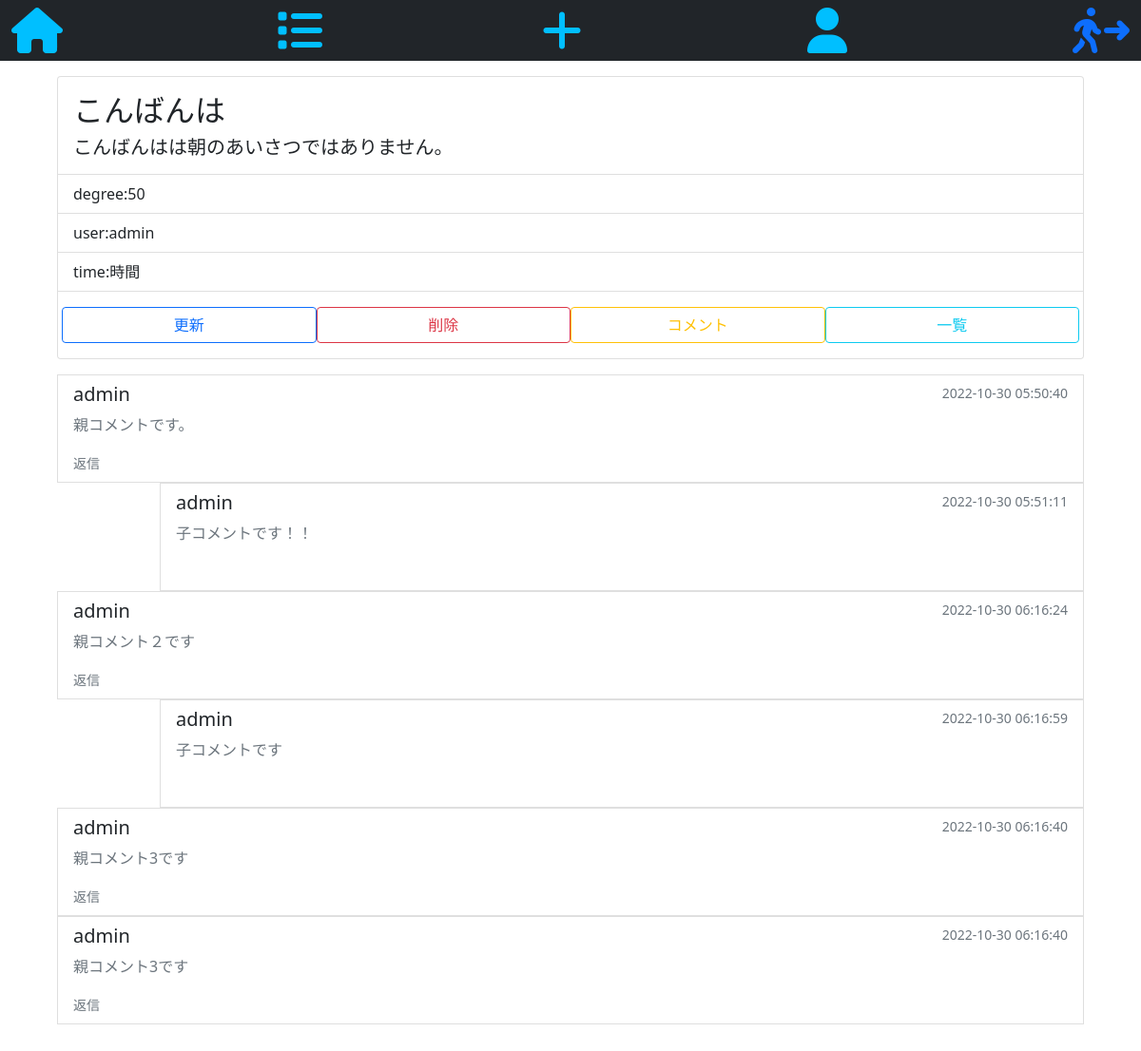
Page /detail/2/ (signed in) on the committed database.
### app/models.py (models this page shows, shortened)
class App(models.Model):
    title=models.CharField(max_length=100)
    text=models.TextField()
    degree=models.CharField(
        max_length=100,
        choices=(('0','0%'),('10','10%'),("20","20%"),("30","30%"),
        ("40","40%"),("50","50%"),("60","60%"),("70","70%"),("80","80%"),
        ("90","90%"),("100","100%"),("120","limit-break"),),
        null=True,
    )
    user=models.ForeignKey('auth.User',on_delete=models.CASCADE)

class Comment(models.Model):
    text=models.TextField()
    target=models.ForeignKey('App',on_delete=models.CASCADE,verbose_name='対象記事')
    created_at=models.DateTimeField('CreatedDate',auto_now=True)
    username=models.ForeignKey('auth.User',on_delete=models.CASCADE,verbose_name='ユーザー名')
    parent=models.ForeignKey('self',verbose_name='parent',null=True,blank=True,on_delete=models.CASCADE)

### app/views.py (the view)
# urls.py: path('detail/<int:pk>/',views.AppDetail.as_view(),name='app-detail'),
class AppDetail(LoginRequiredMixin,DetailView):
    template_name='app/app_detail.html'
    model=App
    def get_context_data(self,**kwargs):
        context=super().get_context_data(**kwargs)
        context['parent_list']=self.object.comment_set.filter(parent__isnull=True)
        return context

### app/templates/app/app_detail.html (shortened to what this page needs)
{% extends 'base.html' %}
{% block body %}
<div class="card my-3 mx-auto" style="width:90%">
    <div class="card-body">
      <h2 class="card-title">{{object.title}}</h2>
      <h5 class="card-text">{{object.text}}</5>
    </div>
    <ul class="list-group list-group-flush">
      <li class="list-group-item">degree:{{object.degree}}</li>
      <li class="list-group-item">user:{{object.user}}</li>
      <li class="list-group-item">time:時間</li>
    </ul>
    <div class="card-body row">
      {% if request.user == object.user%}
        <a href="{% url 'app:app-update' object.pk %}" class="btn btn-outline-primary float-right col-3 mx-auto">更新</a>
        <a href="{% url 'app:app-delete' object.pk %}" class="btn btn-outline-danger float-right col-3 mx-auto">削除</a>
        <a href="{% url 'app:comment-create' object.pk %}" class="btn btn btn-outline-warning float-right col-3 mx-auto">コメント</a>
        <a href="{% url 'app:app-list' %}" class="btn btn-outline-info float-right col-3 mx-auto">一覧</a>
      {%else%}
        <a href="{% url 'app:comment-create' object.pk %}" class="btn btn btn-outline-warning float-right mx-auto col-5">comment</a>
        <a href="{% url 'app:app-list' %}" class="btn btn-outline-info float-right col-5 mx-auto">←list</a>
      {%endif%}
    </div>
</div>
{% for parent in parent_list %}
<div class="mx-auto" style="width:90%">
  <div class="row mx-auto" style="width:100%;">
    <a href="{% url 'app:reply-create' parent.pk %}" class="list-group-item list-group-item-action" style="display:block;">
    <div class="d-flex w-100 justify-content-between">
      <h5>{{parent.username}}&emsp;</h5>
      <small class="text-muted">{{ parent.created_at|date:"Y-m-j H:i:s"}}</small>
    </div>
    <p class="text-muted">{{parent.text}}</p>
    <small class="text-muted">返信</small>
    <br>
  </a>
</div>
  {% with reply_list=parent.comment_set.all %}
    {% include 'app/include_reply.html' %}
  {% endwith %}
</div>
{% endfor %}
{% endblock body %}

### app/templates/app/include_reply.html (shortened to what this page needs)
{% for reply in reply_list %}
<div style="width:90%; margin-right:0; margin-left:auto;">
    <a href="#" class="list-group-item list-group-item-action" style="display:block;">
    <div class="d-flex w-100 justify-content-between">
      <h5>{{reply.username}}&emsp;</h5>
      <small class="text-muted">{{ reply.created_at|date:"Y-m-j H:i:s"}}</small>
    </div>
    <p class="text-muted">{{reply.text}}</p>
    <br>
  </a>
</div>
{% endfor %}

### rows in the picture
App: title "こんばんは", text "こんばんはは朝のあいさつではありません。", degree "50", user "admin"
Comment: username "admin", created_at "2022-10-30 05:50:40", text "親コメントです。"
Comment: username "admin", created_at "2022-10-30 05:51:11", text "子コメントです！！"
Comment: username "admin", created_at "2022-10-30 06:16:24", text "親コメント２です"
Comment: username "admin", created_at "2022-10-30 06:16:59", text "子コメントです"
Comment: username "admin", created_at "2022-10-30 06:16:40", text "親コメント3です"
Comment: username "admin", created_at "2022-10-30 06:16:40", text "親コメント3です"
